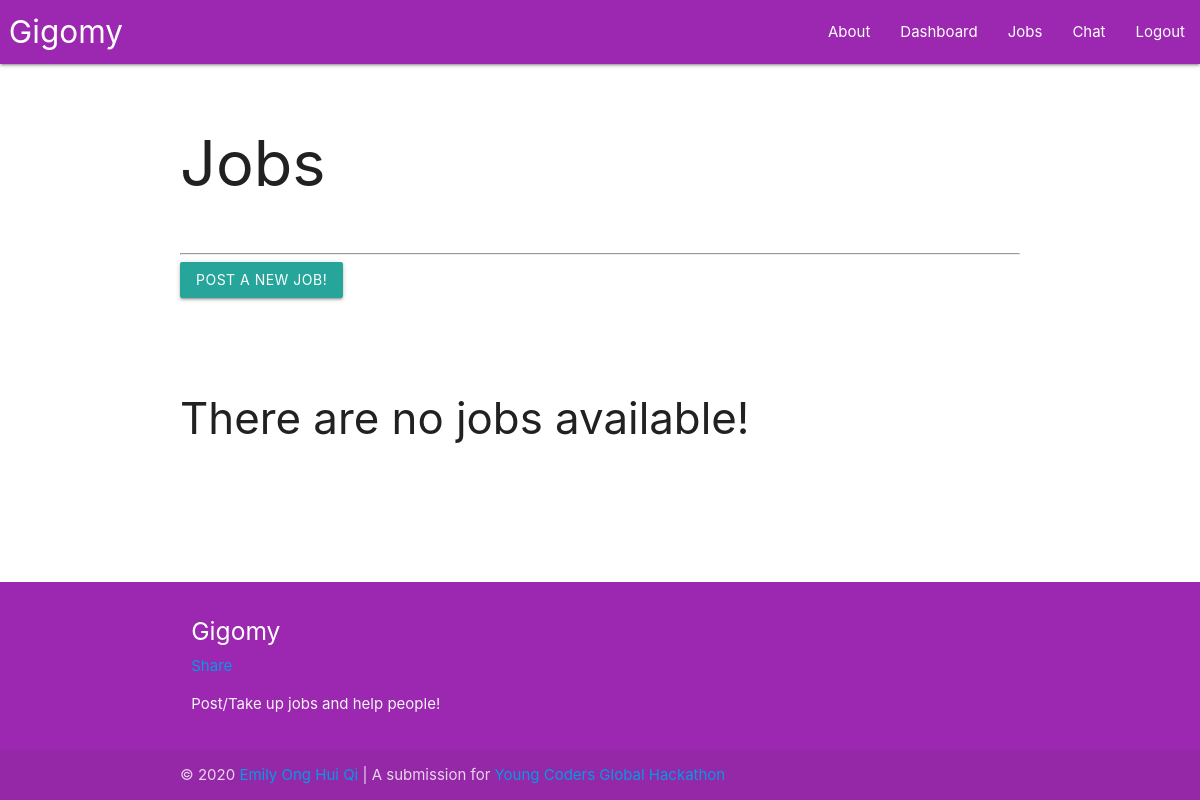
The app's page / (signed in), older data.
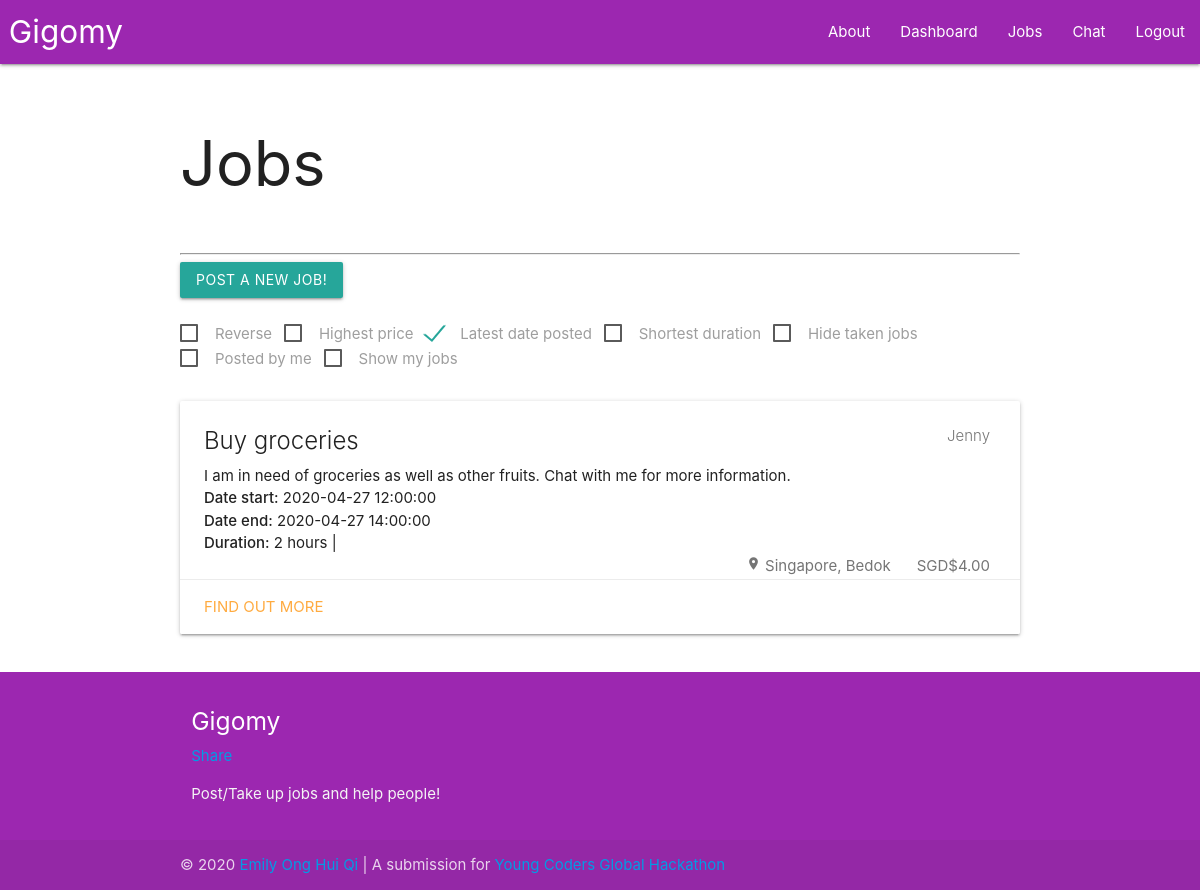
The same page, newer data.
### main.py (models this page shows)
class Job(db.Model):
    jobID = db.Column(db.Integer, unique = True, autoincrement = True, nullable = False, index = True, primary_key = True)
    jobTitle = db.Column(db.String, index = True, nullable = False)
    jobDescription = db.Column(db.String, nullable = False)
    jobLocation = db.Column(db.String, nullable = True)
    jobPrice = db.Column(db.Float, index = True, nullable = False)
    jobDatePosted = db.Column(db.DateTime, index = True, nullable = False)
    jobDateStart = db.Column(db.DateTime, index = True, nullable = True)
    jobDateEnd = db.Column(db.DateTime, index = True, nullable = True)
    jobSender = db.Column(db.String, db.ForeignKey("user.username"), nullable = False)
    jobReceiver = db.Column(db.String, db.ForeignKey("user.username"), nullable = True)

### main.py (the view)
@app.route("/")
def index():
    if current_user.is_authenticated:
        jobs_ = Job.query.all()
        currentUser = getUser(current_user)
        jobs = []
        for job in jobs_:
            job_ = processJob(job)
            if job_["jobReceiver"]:
                jobs.append(job_)
            else:
                jobs.insert(0, job_)
        jobStatus = getJobStatus(session)
        return render_template("gigomy.html", jobs=jobs, currentUser=currentUser,
                                currentUser_=json.dumps(currentUser), jobStatus_=json.dumps(jobStatus))
    return render_template("index.html")

### main.py (called while the page is built)
def getUser (user):
    currentUser = {"username": user.username,
                    "email": user.email,
                    "avatar": user.avatar}
    return currentUser

def getJobStatus (data):
    jobStatus = {}
    if data:
        if "abandonedJob" in data:
            data.pop("abandonedJob")
            jobStatus["abandonedJob"] = 1
        if "editedJob" in data:
            data.pop("editedJob")
            jobStatus["editedJob"] = 1
        if "takenUpJob" in data:
            data.pop("takenUpJob")
            jobStatus["takenUpJob"] = 1
        if "deletedJob" in data:
            data.pop("deletedJob")
            jobStatus["deletedJob"] = 1
    return jobStatus

@login.user_loader
def load_user(username):
    return User.query.get(username)

### templates/gigomy.html (shortened to what this page needs)
{% extends "base.html" %}
{% block content %}
  {% include "jobs.html" %}
{% endblock content %}

### templates/jobs.html (shortened to what this page needs)
<h1>Jobs</h1>
<br/><hr/>
<a class="waves-effect waves-light btn modal-trigger" href="#postJobs">Post a new job!</a>
  {% import "forms/setJob.html" as setJobForm %}
<br/><br/>
{% if jobs %}
  <label>
    <span>Reverse</span>
  </label>
  <label>
    <span>Highest price</span>
  </label>
  <label>
    <span>Latest date posted</span>
  </label>
  <label>
    <span>Shortest duration</span>
  </label>
  <label>
    <span>Hide taken jobs</span>
  </label>
  <label>
    <span>Posted by me</span>
  </label>
  <label>
    <span>Show my jobs</span>
  </label>
{% endif %}
<br/><br/>
<div id="allJobs">
  {% if jobs %}
    {% for job in jobs %}
      {% set jobID = job["jobID"] %}
      <div id={{jobID}} class="card darken-1"
      data-item-duration='{{job["jobDuration"]}}'
      data-item-price='{{job["jobPrice"]}}'
      data-item-datePosted='{{job["jobDatePosted"]}}'
      data-item-receiver='{{job["jobReceiver"]}}'
      data-item-hidden="false"
      data-item-sender='{{job["jobSender"]}}'>
        <div class="card-content">
          <span class="card-title">
            <span class="badge">{{job["jobSender"]}}</span>
            {{job["jobTitle"]}}
          </span>
          <p>{{job["jobDescription"]}}</p>
          <p><strong>Date start:</strong> {{job["jobDateStart"]}}</p>
          <p><strong>Date end:</strong> {{job["jobDateEnd"]}}</p>
          <p><strong>Duration:</strong> {{job["jobDuration"]}}</p>
          <span class="badge">SGD{{job["jobPrice"]}}</span>
          <span class="badge">
            <i class="material-icons tiny">location_on</i>
            {{job["jobLocation"]}}
          </span>
        </div>
        <div class="card-action">
          <a href="{{url_for('see', id=jobID)}}">Find out more</a>
        </div>
      </div>
    {% endfor %}
  {% else %}
    <h3>There are no jobs available!</h3>
  {% endif %}
</div>

Row changes from the older to the newer data that the page shows:
added Job: jobSender "Jenny", jobTitle "Buy groceries", jobDescription "I am in need of groceries as well as other fruits. Chat with me for more information.", jobDateStart "2020-04-27 12:00:00", jobDateEnd "2020-04-27 14:00:00", jobDuration "2 hours |", jobPrice "$4.00", jobLocation "Singapore, Bedok"
Text that changed along with them:
text no longer shown: "There are no jobs available!"
text now shown: "Reverse Highest price Latest date posted Shortest duration Hide taken jobs Posted by me Show my jobs"
